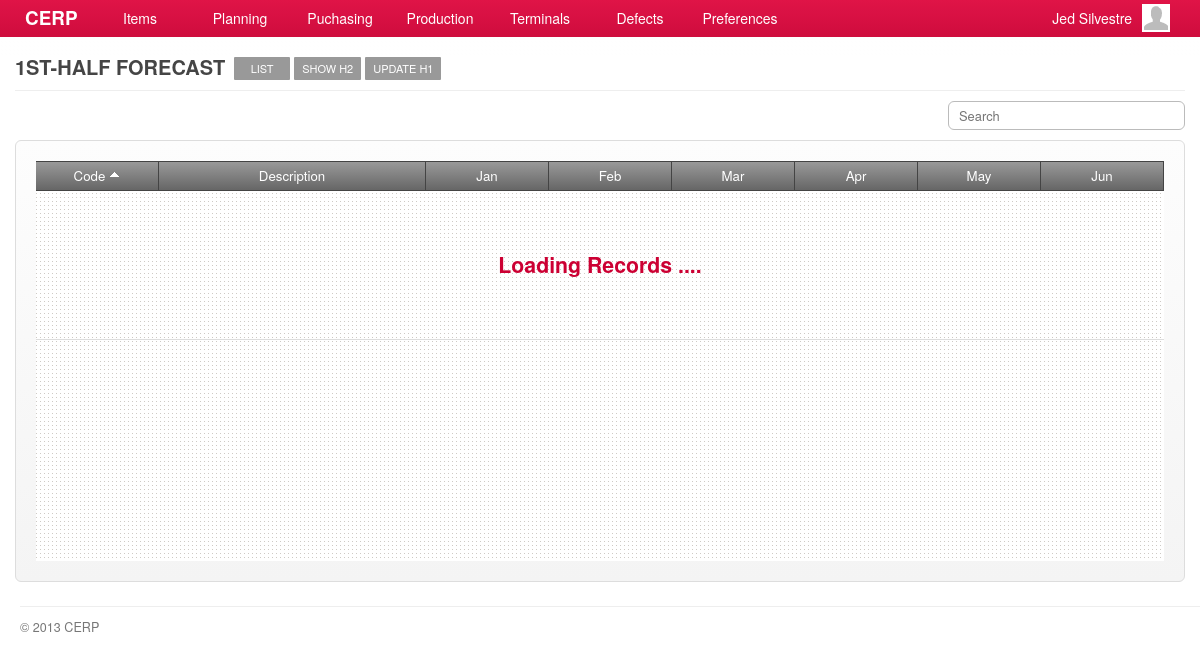
Screenshot of /account/forecast-calendar-h1-show.php (signed in) with the database file from the repository.
### tables this page shows
CREATE TABLE `capabilities` (
  `id` int(11) NOT NULL AUTO_INCREMENT,
  `title` varchar(45) DEFAULT NULL,
  `name` varchar(45) DEFAULT NULL,
  `capability` varchar(45) DEFAULT NULL,
  `url` varchar(45) DEFAULT NULL,
  `parent` int(11) DEFAULT NULL,
  PRIMARY KEY (`id`)
);

### include/general.class.php (called while the page is built, shortened)
<?php
require('database.class.php');
require('capabilities.class.php');
require('role.class.php');
$DB				= new MySQL;
  $DB->database	= "cerpdb";
  $DB->username	= "cerpuser";
  $DB->password	= "cerpuser";
  $DB->hostname	= "localhost";
$Capabilities	= new Capabilities($DB);
$Signed			= $_SESSION['user'];
$Role		= new Role($DB, $Signed['id']);
?>

### include/role.class.php (called while the page is built, shortened)
<?php
class Role
{
	private $DB;
	private $user_id;
	function Role($db, $uid) {
  	$this->DB = $db;
		$this->user_id = $uid;
  }
	function isCapableByName($cap_name) {
		foreach ($this->getUserRoles() as $user_role) {
			$result = $this->DB->Find('role_capabilities', array(
						  			'columns' 		=> 'role_capabilities.*',
						  			'joins' => 'INNER JOIN capabilities ON capabilities.id = role_capabilities.capability_id',
						  	    'conditions' 	=> 'capabilities.capability="'. $cap_name .'" AND role_id='. $user_role['role_id']));
			if(isset($result)) {
				return TRUE;
			}
		}
	}
	function getUserRoles() {
		$result = $this->DB->Get('user_roles', array(
						  			'columns' 		=> 'user_roles.role_id, roles.name',
						  			'joins' => 'INNER JOIN roles ON roles.id = user_roles.role_id',
						  	    'conditions' 	=> 'user_roles.user_id='. $this->user_id));
		if(isset($result)) {
			return $result;
		}
	}
}

### include/database.class.php (called while the page is built, shortened)
<?php
class MySQL {
  public $username	= "cerpuser";
  public $password	= "cerpuser";
  public $hostname	= "localhost";
  public function Connect() {
    $conn = mysql_connect($this->hostname, $this->username, $this->password) or die("<br/><span class='notice'><p class='error'><strong>ERROR!</strong> Unable to connect to MySQL! </p></span>");
    return $conn;
  }
  public function Query($sql) {
  	$conn = $this->Connect();
    $result = mysql_query($sql, $conn);
	return $result;
  }
	function Find($table, $args='') {
  	if (isset($args)) {
  	  $args['columns'] = (isset($args['columns']) ? $args['columns'] : '*');
  	  $args['joins'] = (isset($args['joins']) ? $args['joins'] : '');
	 	 	$args['conditions'] = ($args['conditions'] == '' ? '' : 'where '.$args['conditions']);
		}
		$sql = "SELECT ".$args['columns']." FROM ".$table." ".$args['joins']." ".$args['conditions'];
		$row = $this->IsEmpty($this->Query($sql));
		return mysql_fetch_array($row);
  }
  function Get($table, $args='') {
  	if (isset($args)) {
  	  $args['columns'] = (isset($args['columns']) ? $args['columns'] : '*');
  	  $args['joins'] = (isset($args['joins']) ? $args['joins'] : '');
		  $args['conditions'] = ($args['conditions'] == '' ? '' : 'WHERE '.$args['conditions']);
  	  $args['order'] = (isset($args['order']) ? ' ORDER BY '.$args['order'] : '');
  	  $args['limit'] = (isset($args['limit']) ? ' LIMIT '.$args['limit'] : '');
  	  $args['group'] = (isset($args['group']) ? ' GROUP BY '.$args['group'] : '');
		}
		$data = array();
		$sql = "SELECT ".$args['columns']." FROM ".$table." ".$args['joins']." ".$args['conditions']." ".$args['group']." ".$args['order']." ".$args['limit'];
		$result = $this->IsEmpty($this->Query($sql));
		if(!empty($result)) {
	      while ($row = mysql_fetch_array($result)) {
	        $data[] = $row;
	      }
		}
		return $data;
  }
  private function IsEmpty($result) {
    if(mysql_num_rows($result) > 0) return $result;
    return null;
  }
}

### include/capabilities.class.php (called while the page is built, shortened)
<?php
class Capabilities {
  private $DB;
	public $All;
	function Capabilities($db) {
		$this->DB = $db;
		$this->GetCapabilities();
	}
  function GetTitle() {
    global $capability_key;
	return $this->All[$capability_key]['title'];
  }
	function GetCapabilities() {
		$capabilities = $this->DB->Get('capabilities', array(
					  			'columns' 		=> 'id, capability, title, name, parent, url',
					  	    'conditions' 	=> 'parent IS NOT null ORDER BY parent'));
		$all = array();
		foreach ($capabilities as $cap) {
			$all[$cap['capability']] = array('title' => $cap['title'],'name' => $cap['name'], 'url' => $cap['url'], 'parent' => $cap['parent']);
		}
		$this->All = $all;
	}
}

### account/forecast-calendar-h1-show.php (the view, shortened to what this page needs)
<?php
  $capability_key = 'show_forecast_calendar_h1';
  require('header.php');
	$allowed = $Role->isCapableByName($capability_key);
	if(!$allowed) {
		require('inaccessible.php');
	}else{
?>
	<div id="page">
		<div id="page-title">
    	<h2>
      	<span class="title"><?php echo $Capabilities->GetTitle(); ?></span>
        <?php
				  echo '<a href="'.$Capabilities->All['forecast_calendar']['url'].'" class="nav">'.$Capabilities->All['forecast_calendar']['name'].'</a>';
				  echo '<a href="'.$Capabilities->All['show_forecast_calendar_h2']['url'].'" class="nav">'.$Capabilities->All['show_forecast_calendar_h2']['name'].'</a>';
				  echo '<a href="'.$Capabilities->All['edit_forecast_calendar_h1']['url'].'" class="nav">'.$Capabilities->All['edit_forecast_calendar_h1']['name'].'</a>';
				?>
      </h2>
		</div>
    <div id="content">
      <div class="search">
        <input type="text" id="keyword" name="keyword" class="keyword" placeholder="Search" />
      </div>
      <form id="form-name" action="<?php host($Capabilities->GetUrl()) ?>" method="POST" class="form-container">
				<div id="grid-products" class="grid jq-grid" style="min-height:400px;">
	        <table cellspacing="0" cellpadding="0">
	          <thead>
	            <tr>
	              <td width="110" class="border-right text-center"><a class="sort default active up" column="code">Code</a></td>
              	<td class="border-right text-center"><a class="sort" column="description">Description</a></td>
	              <td width="110" class="border-right text-center"><a>Jan</a></td>
	              <td width="110" class="border-right text-center"><a>Feb</a></td>
	              <td width="110" class="border-right text-center"><a>Mar</a></td>
	              <td width="110" class="border-right text-center"><a>Apr</a></td>
	              <td width="110" class="border-right text-center"><a>May</a></td>
	              <td width="110" class="border-right text-center"><a>Jun</a></td>
	            </tr>
	          </thead>
	          <tbody></tbody>
	        </table>
	      </div>
      </form>
		</div>
	</div>
<?php }
require('footer.php'); ?>

### stylesheets/main.css (style rules this page uses)
*, html, body { margin:0;padding:0; }
html { font-size: 100%; -webkit-text-size-adjust: 100%; -ms-text-size-adjust: 100%; }
body { margin: 0; font-family:"Helvetica Neue", Helvetica, Arial, sans-serif; font-size:14px; line-height:20px; color:#454545; background-color:#ffffff; }
h1, h2, h3, h4 { padding:0 0 5px; margin:0 0 10px; }
h2 { font-size:20px; }
#page { background-color:#ffffff; font-size:95%; }
#content { padding:0 15px; min-height: 500px; }
#page-title { margin:0 15px 10px; padding:57px 0 0; border-bottom:solid 1px #eeeeee; }
#page-title h2 { margin:0; padding:0 0 10px; }
#page-title h2 .title { float:left; padding-right:5px; text-transform:uppercase; }
#page-title h2 .nav { float:left; display:block; margin:0 0 0 4px; padding:6px 8px; background-color:#999999; color:#ffffff; font-weight:normal; font-size:11px; line-height:11px; cursor:pointer; -webkit-border-radius:1px; -moz-border-radius:1px; border-radius:1px; text-transform:uppercase; min-width:40px; text-align: center; }
.border-right { border-right:solid 1px #dddddd; }
.text-center { text-align:center; }

### stylesheets/form.css (style rules this page uses)
form { margin:0 0 10px; }
form table tr th, form table tr td { padding:2px 0; }
.form-container { padding:20px; border:solid 1px #dddddd; background-color:#f9f9f9; background-image:-moz-linear-gradient(top, #fdfdfd, #f4f4f4); background-image:-webkit-gradient(linear, 0 0, 0 100%, from(#fdfdfd), to(#f4f4f4)); background-image:-webkit-linear-gradient(top, #fdfdfd, #f4f4f4); background-image:-o-linear-gradient(top, #fdfdfd, #f4f4f4); background-image:linear-gradient(to bottom, #fdfdfd, #f4f4f4); -webkit-border-radius:6px; -moz-border-radius:6px; border-radius:6px; }
input, textarea, select { padding:4px 5px; border:solid 1px #bbbbbb; color:#222222; font-size:97%; font-family:"Helvetica Neue", Helvetica, Arial, sans-serif; -webkit-border-radius:3px; -moz-border-radius:3px; border-radius:3px; }

### stylesheets/grid.css (style rules this page uses)
.grid { min-width:750px; overflow-x:scroll; background:#ffffff url('../images/bg-dotted.png') repeat left top; }
.grid table { margin:0; padding:0; width:100%; }
.grid table thead tr td { padding:4px 6px; border-top:solid 1px #444444; border-bottom:solid 1px #444444; background-color:#666666; background-image:-moz-linear-gradient(top, #999999, #666666); background-image:-webkit-gradient(linear, 0 0, 0 100%, from(#999999), to(#666666)); background-image:-webkit-linear-gradient(top, #999999, #666666); background-image:-o-linear-gradient(top, #999999, #666666); background-image:linear-gradient(to bottom, #999999, #666666); color:#ffffff; font-weight:normal; }
.grid table thead tr td.border-right { border-color:#444444; }
.grid table thead tr td a { color:#ffffff; }
.grid table thead tr td a.sort { padding:0 0 0 0; }
.grid table thead tr td a.sort.active { padding:0 15px 0 0; background:url('../images/icons/icon-sort-down.png') no-repeat right 3px; }
.grid table thead tr td a.sort.active.up { background:url('../images/icons/icon-sort-up.png') no-repeat right 4px; }
.search { margin:0 0 10px; text-align:right; }
.search input { padding-left:10px; width:220px; -webkit-border-radius:6px; -moz-border-radius:6px; border-radius:6px; }

### rows the page displays
capabilities: title "1ST-HALF FORECAST"
capabilities: name "LIST"
capabilities: name "SHOW H2"
capabilities: name "UPDATE H1"

### other values shown
$Signed['first_name'] "Jed"
$Signed['last_name'] "Silvestre"
